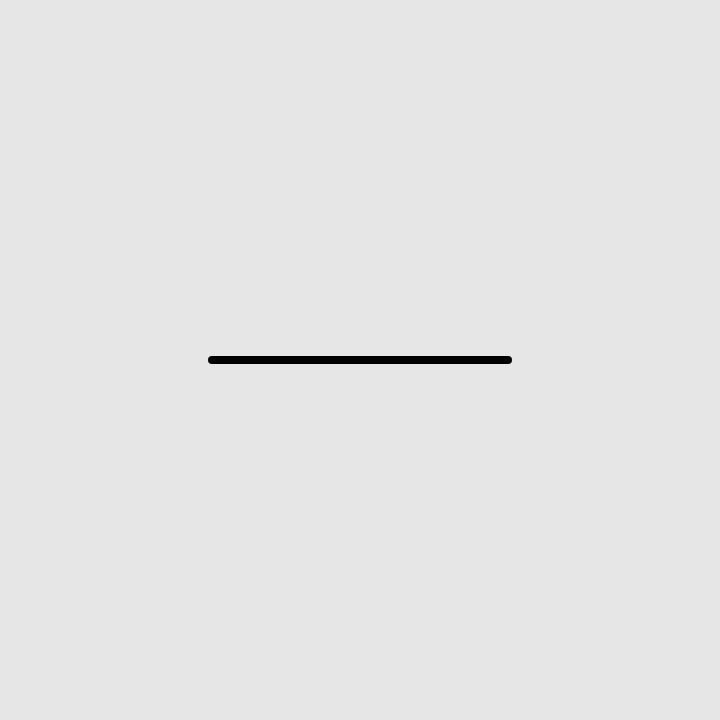
Frame 1 (no input)
Frame 60 (no input): identical to frame 1, image omitted
Frame 120 (the mouse pressed at the canvas centre since frame 60): blank canvas, image omitted

The p5.js sketch that drew this single still picture (run headless with seeded random() and noise() and a simulated clock; from frame 60 on, the mouse is pressed at the canvas centre):

// p5.js sketch
// ── sketch.js
// GLOBAL VARIABLES
var radius;
var circleResolution;
var angle;
var myStroke;
// The setup function is called once when the program starts. It initializes the canvas properties such as canvas size, colorMode etc.
function setup(){
    // defines the size of the canvas in pixels, in the browser window.
    createCanvas(720,720);
    colorMode(HSB);
}

// Unlike the setup function, the draw function constantly executes all the lines of code found within it.
function draw(){
    // This determine the background color of the canvas.
    background(90);
    angleMode(DEGREES);

    translate(width/2,height/2);
    // radius = mouseX - width/2;
    radius = map(mouseX, width/2, width, 1, 150);
    circleResolution = int(map(mouseY,0,height,2,80));
    angle = 360/circleResolution;
    myStroke = map(mouseY,0,height,8,1);
    // console.log(radius);
    strokeWeight(myStroke);
    for(var i = 0; i < circleResolution; i++){
      var posx = cos(angle*i)*abs(radius);
      var posy = sin(angle*i)*abs(radius);
      line(0,0,posx,posy);
    }
}
